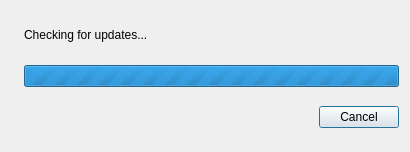
<?xml version="1.0" encoding="UTF-8"?>
<ui version="4.0">
 <class>ProgressDialog</class>
 <widget class="QDialog" name="ProgressDialog">
  <property name="geometry">
   <rect>
    <x>0</x>
    <y>0</y>
    <width>410</width>
    <height>152</height>
   </rect>
  </property>
  <property name="windowTitle">
   <string>Software Updater</string>
  </property>
  <layout class="QHBoxLayout" name="horizontalLayout">
   <property name="sizeConstraint">
    <enum>QLayout::SetMinimumSize</enum>
   </property>
   <item>
    <widget class="QLabel" name="ui_icon">
     <property name="text">
      <string/>
     </property>
     <property name="pixmap">
      <pixmap resource="../res/qsu_resources.qrc">:/icons/lpub96.png</pixmap>
     </property>
    </widget>
   </item>
   <item>
    <widget class="QWidget" name="widget" native="true">
     <layout class="QVBoxLayout" name="verticalLayout">
      <property name="leftMargin">
       <number>0</number>
      </property>
      <property name="topMargin">
       <number>0</number>
      </property>
      <property name="rightMargin">
       <number>0</number>
      </property>
      <property name="bottomMargin">
       <number>0</number>
      </property>
      <item>
       <widget class="QLabel" name="progressDlgMessageLbl">
        <property name="text">
         <string>Checking for updates...</string>
        </property>
       </widget>
      </item>
      <item>
       <widget class="QProgressBar" name="progressDlgProgressBar">
        <property name="minimumSize">
         <size>
          <width>250</width>
          <height>0</height>
         </size>
        </property>
        <property name="maximum">
         <number>0</number>
        </property>
        <property name="value">
         <number>-1</number>
        </property>
        <property name="invertedAppearance">
         <bool>false</bool>
        </property>
       </widget>
      </item>
      <item>
       <widget class="QWidget" name="button_widget" native="true">
        <layout class="QHBoxLayout" name="horizontalLayout_2">
         <property name="spacing">
          <number>0</number>
         </property>
         <property name="leftMargin">
          <number>0</number>
         </property>
         <property name="topMargin">
          <number>0</number>
         </property>
         <property name="rightMargin">
          <number>0</number>
         </property>
         <property name="bottomMargin">
          <number>0</number>
         </property>
         <item>
          <spacer name="horizontalSpacer">
           <property name="orientation">
            <enum>Qt::Horizontal</enum>
           </property>
           <property name="sizeHint" stdset="0">
            <size>
             <width>40</width>
             <height>20</height>
            </size>
           </property>
          </spacer>
         </item>
         <item>
          <widget class="QPushButton" name="progressDlgCancelBtn">
           <property name="text">
            <string>Cancel</string>
           </property>
          </widget>
         </item>
        </layout>
       </widget>
      </item>
     </layout>
    </widget>
   </item>
  </layout>
 </widget>
 <resources>
  <include location="../../etc/resources/qsimpleupdater.qrc"/>
 </resources>
 <connections/>
</ui>
